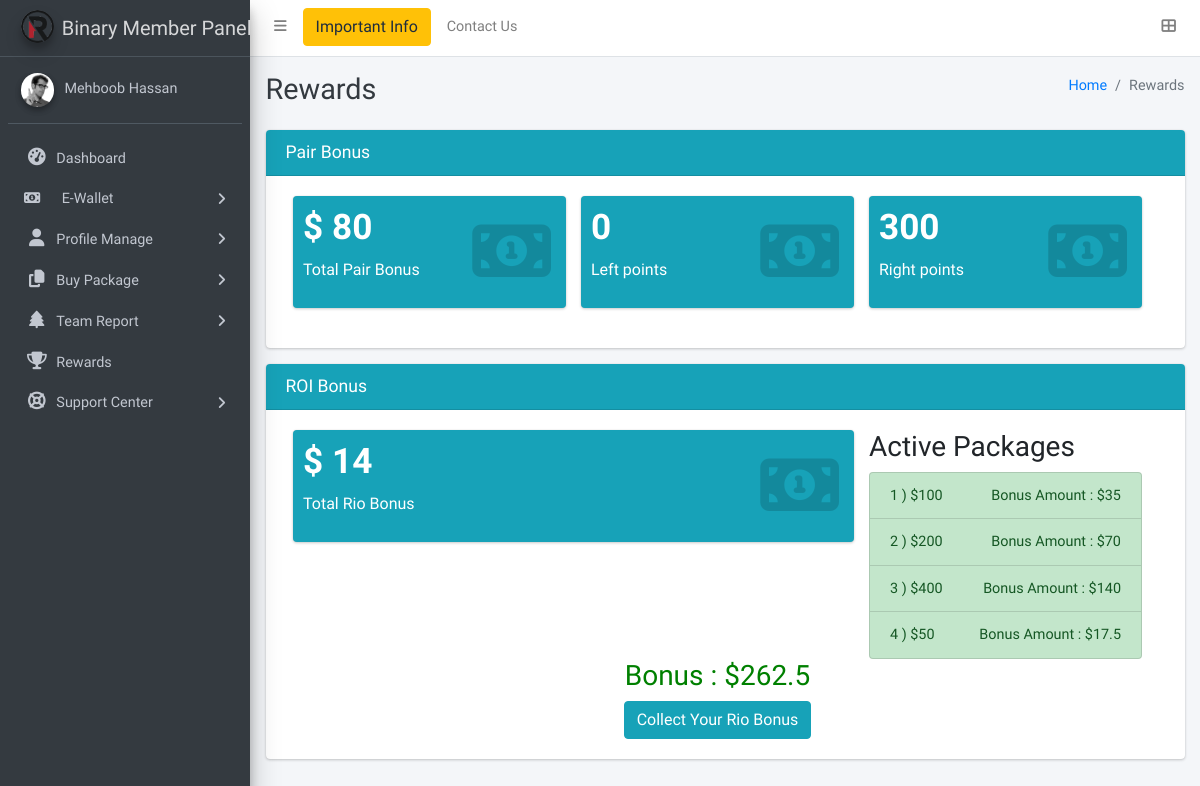
/user/rewards.php (signed in), run on the app's committed database.
### tables this page shows
CREATE TABLE `users` (
  `id` int(11) NOT NULL,
  `fname` varchar(50) DEFAULT NULL,
  `lname` varchar(50) DEFAULT NULL,
  `email` text DEFAULT NULL,
  `pass` varchar(50) DEFAULT NULL,
  `phone` varchar(50) DEFAULT NULL,
  `sid` text DEFAULT NULL,
  `left_Sid` text DEFAULT NULL,
  `right_Sid` text DEFAULT NULL,
  `uname` varchar(50) DEFAULT NULL,
  `city` varchar(50) DEFAULT NULL,
  `country` varchar(50) DEFAULT NULL
);

CREATE TABLE `wallet` (
  `id` int(11) NOT NULL,
  `amt` double DEFAULT NULL,
  `points_left` double DEFAULT NULL,
  `direct_bonus` double DEFAULT NULL,
  `email` varchar(50) NOT NULL,
  `points_right` double NOT NULL,
  `pair_bonus` int(11) DEFAULT NULL,
  `rio` varchar(50) DEFAULT NULL
);

CREATE TABLE `pkgs` (
  `id` int(11) NOT NULL,
  `pkg_name` varchar(50) DEFAULT NULL,
  `date` varchar(50) DEFAULT NULL,
  `email` varchar(50) DEFAULT NULL,
  `rio_date` varchar(50) DEFAULT NULL
);

### user/rewards.php (the view, shortened to what this page needs)
<?php
 function rio2($pkg ,  $date )
 {
     $now = time();
     $your_date = strtotime($date);
     $datediff = $now - $your_date;
     $days = round ($datediff / (60 * 60 * 24));
     return  $pkg * round ($datediff / (60 * 60 * 24))*0.01;
 }
?>
<!DOCTYPE html>
<html>
<head><meta charset="utf-8" /><meta http-equiv="X-UA-Compatible" content="IE=edge" /><meta name="viewport" content="width=device-width, initial-scale=1" /><link rel="stylesheet" href="userCss/fontawesome-free-all.min.css" /><link rel="stylesheet" href="userCss/ionicons.min.css" /><link rel="stylesheet" href="userCss/tempusdominus-bootstrap-4.min.css" /><link rel="stylesheet" href="userCss/icheck-bootstrap.min.css" /><link rel="stylesheet" href="userCss/jqvmap.min.css" /><link rel="stylesheet" href="userCss/adminlte.min.css" /><link rel="stylesheet" href="userCss/OverlayScrollbars.min.css" /><link rel="stylesheet" href="userCss/daterangepicker.css" /><link rel="stylesheet" href="userCss/summernote-bs4.css" /><link href="https://fonts.googleapis.com/css?family=Source+Sans+Pro:300,400,400i,700" rel="stylesheet" />
<body class="hold-transition sidebar-mini layout-fixed">
        <div class="wrapper">
            <nav class="main-header navbar navbar-expand navbar-white navbar-light">
                <ul class="navbar-nav">
                    <li class="nav-item">
                        <a class="nav-link" data-widget="pushmenu" href="#"><i class="fas fa-bars"></i></a>
                    </li>
                    <li class="nav-item d-none d-sm-inline-block">
                        <button type="button" class="btn btn-warning" data-toggle="modal" data-target="#modal-warning">
                            Important Info
                        </button>
                    </li>
                    <li class="nav-item d-none d-sm-inline-block">
                        <a href="contactus.html" class="nav-link">Contact Us</a>
                    </li>
                </ul>
                <ul class="navbar-nav ml-auto">
                    <li class="nav-item">
                        <a class="nav-link" data-widget="control-sidebar" data-slide="true" href="#">
                            <i class="fas fa-th-large"></i>
                        </a>
                    </li>
                </ul>
            </nav>
            <?php
            include "includes/sidebar.php";
            $result = mysqli_query($conn , "select * from wallet where email = '$email'");
            $wallet = mysqli_fetch_array($result);
            ?>
            <div class="content-wrapper">
    <div class="content-header">
        <div class="container-fluid">
            <div class="row mb-2">
                <div class="col-sm-6">
                    <h1 class="m-0 text-dark">Rewards</h1>
                </div>
                <div class="col-sm-6 col-12 ">
                    <ol class="breadcrumb float-sm-right">
                        <li class="breadcrumb-item"><a href="dashboard.html">Home</a></li>
                        <li class="breadcrumb-item active">Rewards</li>
                    </ol>
                </div>
            </div>
        </div>
    </div>
    <section class="content">
        <div class="container-fluid">
            <div class="card card-info color-palette-box">
                <div class="card-header">
                    <h3 class="card-title">Pair Bonus</h3>
                </div>
                <div class="card-body">
                    <div class="">
                        <div class="col-12 row">
                    <div class="col-lg-4 col-6">
                  <div class="small-box bg-info">
                    <div class="inner">
                      <h3 id = "total_pairbonus" >$ <?php echo $wallet['pair_bonus'] ?></h3>
                      <p>Total Pair Bonus </p>
                    </div>
                    <div class="icon">
                      <i class="fa fa-money" aria-hidden="true"></i>
                    </div>
                  </div>
                </div>
                    <div class="col-lg-4 col-6">
                  <div class="small-box bg-info">
                    <div class="inner">
                      <h3 id = "left_points" ><?php echo $wallet['points_left']; ?></h3>
                      <p>Left points</p>
                    </div>
                    <div class="icon">
                      <i class="fa fa-money" aria-hidden="true"></i>
                    </div>
                  </div>
                </div>
                    <div class="col-lg-4 col-6">
                  <div class="small-box bg-info">
                    <div class="inner">
                      <h3 id = "right_points" ><?php echo $wallet['points_right']; ?></h3>
                      <p>Right points</p>
                    </div>
                    <div class="icon">
                      <i class="fa fa-money" aria-hidden="true"></i>
                    </div>
                  </div>
                </div>
                        </div>
                    </div>
                </div>
            </div>
        </div>
    </section>
     <section class="content">
        <div class="container-fluid">
            <div class="card card-info color-palette-box">
                <div class="card-header">
                    <?php
                        $pkg_result = mysqli_query($conn , "SELECT * FROM pkgs WHERE email = '$email' ");
                    ?>
                    <h3 class="card-title">ROI Bonus</h3>
                </div>
                <div class="card-body">
                    <div class="">
                        <div class="col-12 row">
                    <div class="col-lg-8 col-12">
                  <div class="small-box bg-info">
                    <div class="inner">
                      <h3>$ <?php echo $wallet['rio']; ?></h3>
                      <p>Total Rio Bonus </p>
                    </div>
                    <div class="icon">
                      <i class="fa fa-money" aria-hidden="true"></i>
                    </div>
                  </div>
                </div>
                    <div class="col-lg-4 col-12" >
                               <h3>Active Packages</h3>
                        <ul class="list-group" >
                            <?php
                            $total_rio = 0 ;
                            $cnt = 0 ;
                            $chk=0;
                             while ($row = mysqli_fetch_array($pkg_result))
                             {
                                 $cnt +=1;
                                 $amt = 0;
                             ?>
                             <li class="list-group-item list-group-item-success" >
                                    <?php
                                     if ($row['rio_date']==0)
                                     {
                                        $amt = rio1( $row['pkg_name'] ,  $row['date']);
                                     }
                                     else
                                     {
                                        $amt = rio2( $row['pkg_name'] ,  $row['rio_date']);
                                     }
                                     if ($amt!=0)
                                     {
                                         $chk = 1;
                                     }
                                     $total_rio += $amt ;
                                     echo $cnt.' ) $'.$row['pkg_name'] ;
                                        ?>
                                        <span style= "float:right" >
                                            <?php echo 'Bonus Amount : $' . $amt; ?>
                                    </span>
                             </li>
                             <?php
                             }
                            ?>
                        </ul>
                    </div>
                    <?php if ($chk)
                    {
                    ?>
                    <div class="" style="margin:0px auto;">
                        <center><h3 style= "color:green">Bonus : $<?php echo $total_rio; ?></h3></center>
                    <a class="btn btn-info" href="helper/collect_rio.php"  >Collect Your Rio Bonus</a>
                    </div>
                    <?php
                    }
                    ?>
                        </div>
                    </div>
                </div>
            </div>
        </div>
    </section>
            </div>
        </div>
    <link rel="stylesheet" href="https://cdnjs.cloudflare.com/ajax/libs/bootstrap-datepicker/1.6.4/css/bootstrap-datepicker.css" type="text/css" />
</body>
</html>

### user/includes/sidebar.php (shortened to what this page needs)
      <?php
  include "../includes/db_config.php";
  $email = $_SESSION['email'];
  $result = mysqli_query($conn , "SELECT * FROM users WHERE email = '$email'");
  $user_data = mysqli_fetch_array($result);
  $user_name = $user_data['fname'] . " " . $user_data['lname'];
?>
<aside class="main-sidebar sidebar-dark-primary elevation-4">
        <a href="dashboard.html" class="brand-link">
          <img
            src="userImages/RealMLMSoftware-Mono.png"
            alt="Company Logo"
            class="brand-image img-circle elevation-3"
            style="opacity: 0.8"
          />
          <span class="brand-text font-weight-light"
            >Binary Member Panel</span
          >
        </a>
        <div class="sidebar">
          <div class="user-panel mt-3 pb-3 mb-3 d-flex">
            <div class="image">
              <img
                src="userImages/user2-160x160.jpeg"
                class="img-circle elevation-2"
                alt="User Image"
              />
            </div>
            <div class="info">
              <a href="#" class="d-block"> <?php echo $user_name; ?></a>
            </div>
          </div>
          <nav class="mt-2">
            <ul
              class="nav nav-pills nav-sidebar flex-column"
              data-widget="treeview"
              role="menu"
              data-accordion="false"
            >
              <li class="nav-item">
                <a href="dashboard" class="nav-link">
                  <i class="nav-icon fa fa-tachometer-alt"></i>
                  Dashboard
                </a>
              </li>
              <li class="nav-item">
                <a href="e-wallet" class="nav-link">
                  <i class="fa fa-money"></i>
                  <p> &nbsp;&nbsp;&nbsp;&nbsp;&nbsp;E-Wallet</p><i class="fa fa-angle-right right"></i>
                </a>
              </li>
              <li class="nav-item has-treeview">
                <a href="#" class="nav-link">
                  <i class="nav-icon fa fa-user"></i>
                  <p>
                    Profile Manage
                    <i class="fa fa-angle-right right"></i>
                  </p>
                </a>
              </li>
              <li class="nav-item has-treeview">
                <a href="#" class="nav-link">
                  <i class="nav-icon fa fa-copy"></i>
                  <p>
                    Buy Package
                    <i class="fa fa-angle-right right"></i>
                  </p>
                </a>
              </li>
              <li class="nav-item has-treeview">
                <a href="#" class="nav-link">
                  <i class="nav-icon fa fa-tree"></i>
                  <p>
                    Team Report
                    <i class="fa fa-angle-right right"></i>
                  </p>
                </a>
              </li>
              <li class="nav-item">
                <a href="rewards" class="nav-link">
                  <i class="nav-icon fa fa-trophy"></i>
                  <p>Rewards</p>
                </a>
              </li>
              <li class="nav-item has-treeview">
                <a href="#" class="nav-link">
                  <i class="nav-icon fa fa-life-ring"></i>
                  <p>
                    Support Center
                    <i class="fa fa-angle-right right"></i>
                  </p>
                </a>
              </li>
            </ul>
          </nav>
        </div>
      </aside>

### data on the page
users: user_name "Mehboob Hassan"
wallet: pair_bonus "80", points_left "0", points_right "300", rio "14"
pkgs: pkg_name "100", amt "35"
pkgs: pkg_name "200", amt "70"
pkgs: pkg_name "400", amt "140"
pkgs: pkg_name "50", amt "17.5"

### other printed values
$total_rio "262.5"
